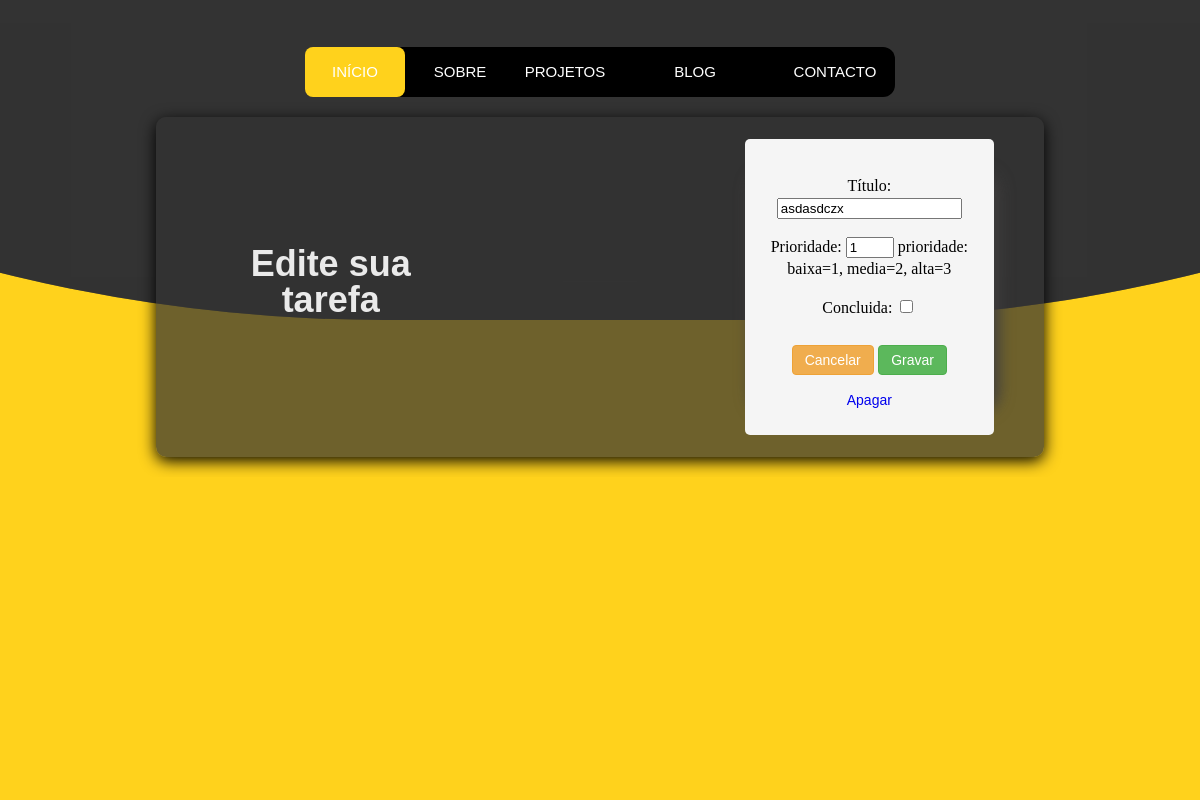
The app's page /edita_tarefa/3/, older data.
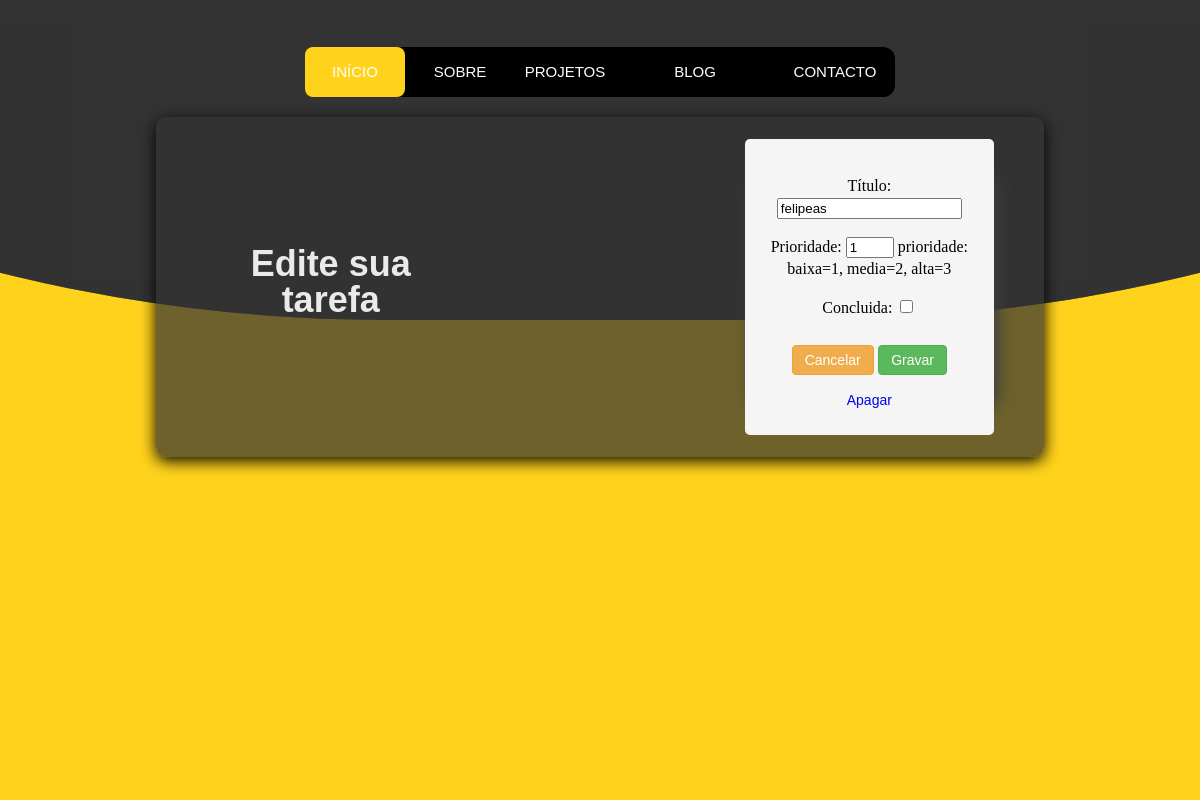
The same page, newer data.
### portifolio/models.py (models this page shows, shortened)
class Tarefa(models.Model):
    titulo = models.CharField(max_length=30)
    prioridade = models.IntegerField(default=1)
    concluida = models.BooleanField(default=False)
    criado = models.DateTimeField(auto_now_add=True)

### portifolio/views.py (the view)
# urls.py: path('edita_tarefa/<int:tarefa_id>/', views.edita_tarefa, name='edita_tarefa'),
def edita_tarefa(request, tarefa_id):
    tarefa = Tarefa.objects.get(id=tarefa_id)
    form = TarefaForm(request.POST or None, instance=tarefa)
    if form.is_valid():
        form.save()
        return HttpResponseRedirect(reverse('portifolio:edita_tarefa', args=[tarefa_id]))
    context = {'form': form, 'tarefa_id': tarefa_id}
    return render(request, 'portfolio/tarefas/edita_tarefa.html', context)

### portifolio/forms.py
class TarefaForm(ModelForm):
    class Meta:
        model = Tarefa
        fields = '__all__'
        widgets = {
            'titulo': forms.TextInput(attrs={'class': 'form-control', 'placeholder': 'descrição da tarefa...'}),
            'prioridade': forms.NumberInput(attrs={'class': 'form-control', 'max': 3, 'min': 1}),
        }
        labels = {
            'titulo': 'Título',
            'concluido': 'Concluída',
        }
        help_texts = {
            'prioridade': 'prioridade: baixa=1, media=2, alta=3',
        }

### portifolio/templates/portfolio/tarefas/edita_tarefa.html (shortened to what this page needs)
{% extends 'portfolio/base/layout_base.html' %}
{% block link %}
    {% load static %}
    <link rel="stylesheet" href="{% static 'portfolio/css/tarefas/home_tarefa.css' %}">
{% endblock %}
{% block main %}
    <section class="hero_tarefa">
        <div class="content_tarefa">
            <div class="bloco_tarefa">
                <h1>Edite sua tarefa</h1>
                <hr>
                <div class="nova_tarefa">
                    <form action="{% url 'portifolio:edita_tarefa' tarefa_id %}" method="POST">
                        {{ form.as_p }}
                        <a href="{% url 'portifolio:home_tarefa' %}" role="button" class="btn btn-warning">Cancelar</a>
                        <input type="submit" value="Gravar" class="btn btn-success">
                        <a href="{% url 'portifolio:apaga_tarefa' tarefa_id %}" role="button" class="btn btn-danger">Apagar</a>
                    </form>
                </div>
            </div>
        </div>
    </section>
{% endblock %}

Row changes from the older to the newer data that the page shows:
changed Tarefa: titulo "asdasdczx" → "felipeas"
